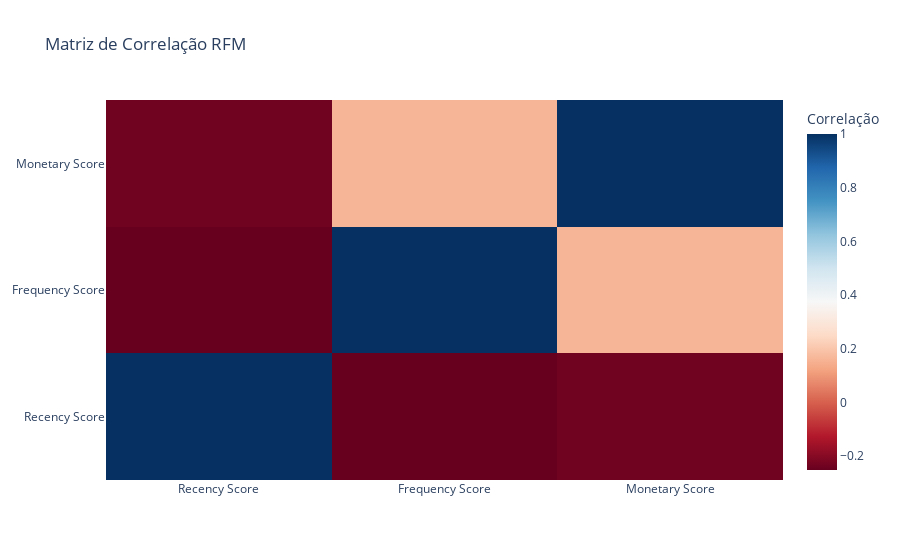

Here is the notebook cell this chart was saved with:
### Markdown cell above
## 2.4 Correlação entre as Pontuações RFM no Segmento VIP

### Code cell
correlation_matrix = vip_segment[["Recency Score", "Frequency Score", "Monetary Score"]].corr()

fig_heatmap = go.Figure(data=go.Heatmap(
    z=correlation_matrix.values,
    x=correlation_matrix.columns,
    y=correlation_matrix.columns,
    colorscale="RdBu",
    colorbar=dict(title="Correlação")
))

fig_heatmap.update_layout(title="Matriz de Correlação RFM")

fig_heatmap.show()

### Figure 1 — Plotly figure (JSON) as saved in the notebook; plotly's stock layout.template omitted (floating-point values rounded to 4 significant figures)
{"data": [{"colorbar": {"title": {"text": "Correlação"}}, "colorscale": [[0, "rgb(103,0,31)"], [0.1, "rgb(178,24,43)"], [0.2, "rgb(214,96,77)"], [0.3, "rgb(244,165,130)"], [0.4, "rgb(253,219,199)"], [0.5, "rgb(247,247,247)"], [0.6, "rgb(209,229,240)"], [0.7, "rgb(146,197,222)"], [0.8, "rgb(67,147,195)"], [0.9, "rgb(33,102,172)"], [1, "rgb(5,48,97)"]], "type": "heatmap", "x": ["Recency Score", "Frequency Score", "Monetary Score"], "y": ["Recency Score", "Frequency Score", "Monetary Score"], "z": [[1.0, -0.2519, -0.2367], [-0.2519, 1.0, 0.1616], [-0.2367, 0.1616, 1.0]]}], "layout": {"title": {"text": "Matriz de Correlação RFM"}}}
